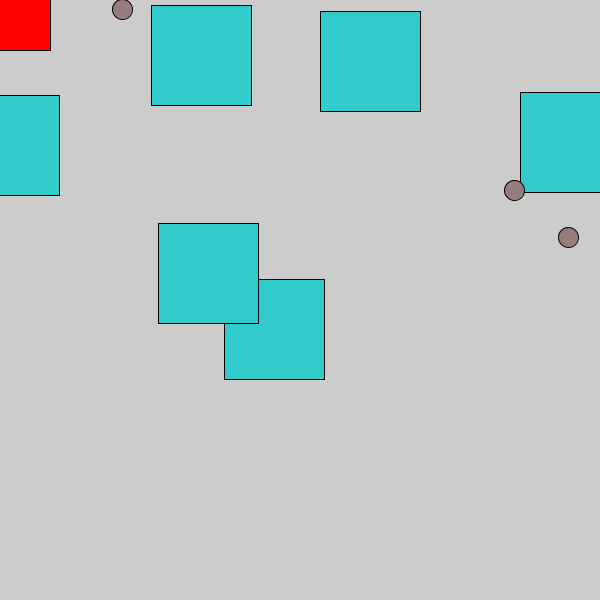
Frame 1 (no input)
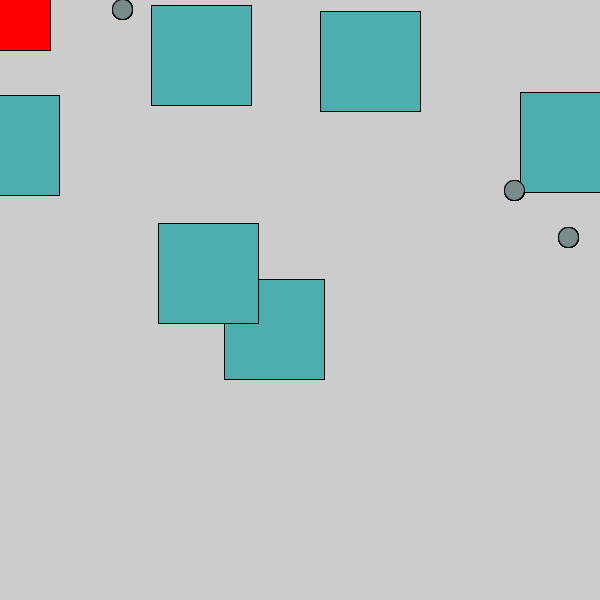
Frame 60 (the mouse pressed at the canvas centre just before this capture)
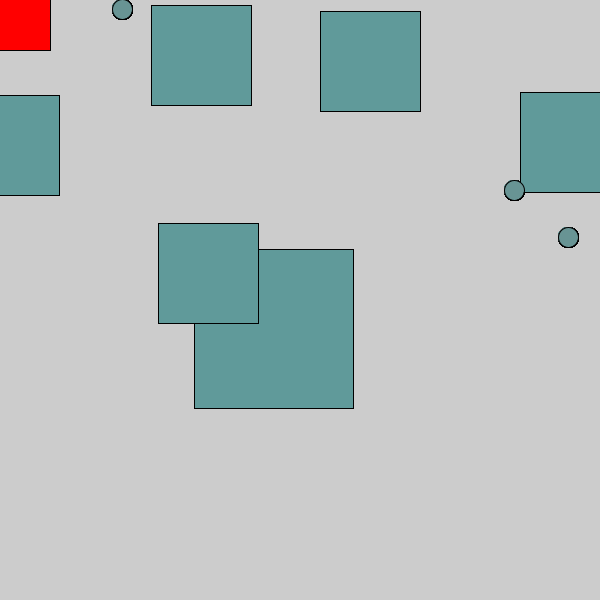
Frame 120 (the mouse held since frame 60 and released just before this capture)

The Processing sketch that drew these frames (run headless with seeded random() and noise(); from frame 60 on, the mouse is pressed at the canvas centre):

// Processing sketch: class_extend_tableau
// ── class_extend_tableau.pde

ButtonSquare button1;
ButtonCirc button2;

Button[] buttons;
int buttonsCount = 10;

void setup() {
  size(600, 600);
  
  buttons = new Button[buttonsCount];
  for(int i=0; i<buttonsCount; i++) {
    
    if(i%3 == 0) {
      buttons[i] = new ButtonSquare();
    } else if(i%3 == 1) {
      buttons[i] = new ButtonRect();
    } else {
      buttons[i] = new ButtonCirc();
    }
    
  }
  
  buttons[0].x = 0;
  buttons[0].y = 0;
  buttons[0].color1 = color(255,0,0);
  buttons[0].color2 = color(255,0,0);
  
}


void draw() {
  //button1.display();
  //button2.display();
  
  //if(button1.isClicked()) {
  //  button1.s += 1;
  //}
  
  for(int i=0; i<buttonsCount; i++) {
    buttons[i].display();
    
    if(buttons[i].isClicked()) {
      buttons[i].s += 1;
    }
  }

  //if (button2.isClicked()) {
  //  button2.s += 1;
  //}
}
// ── Button.pde
class Button {
  
  int x;
  int y;
  
  color color1 = color(200, 100, 100);
  color color2 = color(100, 150, 150);
  
  float s;
  float life;

  Button() {
    
    x = floor(random(0, width));
    y = floor(random(0, height));
  }
  
  void display() {    
    float oscillation = sin(life)/2 + 0.5;
    color actualColor = lerpColor(color1, color2, oscillation);
    fill(actualColor);
    
    life+=0.01;
  }
  
  boolean isClicked() {
    println("isClicked() de Button");
    return false;
  }
  
}
// ── ButtonCirc.pde
class ButtonCirc extends Button {
  
  ButtonCirc() {
    s = 20;
  }
  
  void display() {
    fill(255);
    super.display();
    ellipse(x,y,s,s);
  }
  
  boolean isClicked() {
    float dist = dist(x,y,mouseX,mouseY);
    if(dist < s/2 && mousePressed) {
      return true;
    } else {
      return false;
    }
  }
  
}
// ── ButtonRect.pde
class ButtonRect extends ButtonSquare {
  ButtonRect() {
  }
}
// ── ButtonSquare.pde
class ButtonSquare extends Button {
  
  ButtonSquare() {
    s = 100;    
    color1 = color(0, 255,255);
  }
  
  void display() {
    fill(255);
    super.display();
    rectMode(CENTER);
    rect(x,y,s,s);
  }
  
  boolean isClicked() {
     if( mouseX < x + s/2 && mouseX > x - s/2 && mouseY > y - s/2 && mouseY < y+s/2 && mousePressed) {
       return true;
     }  else {
       return false;
    }
  }
  
  void special() {
    println("N'importe quoi");
  }
  

}
